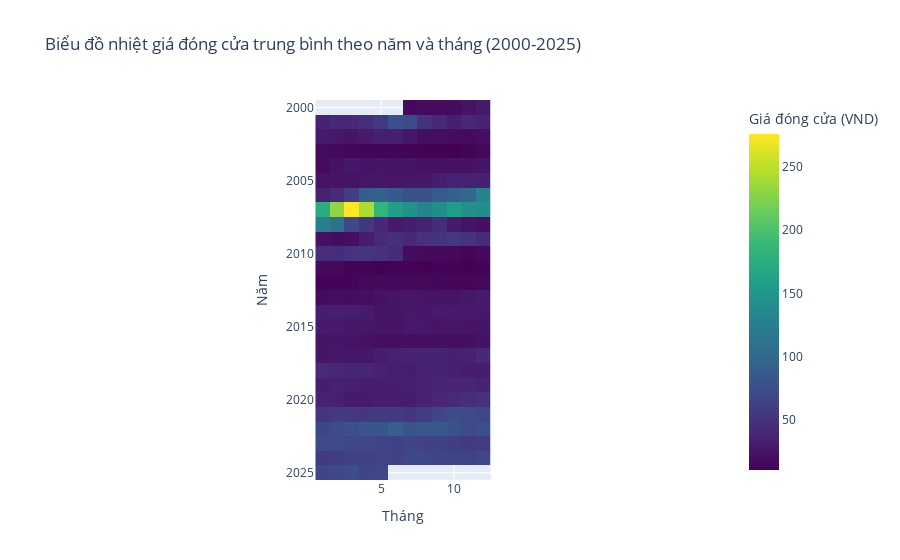

Notebook code cell kept with this figure:
### Markdown cell above
### 10. Biểu đồ nhiệt giá đóng cửa trung bình theo năm và tháng (2000-2025)

### Code cell
import plotly.express as px
# Tạo cột năm và tháng
data['Năm'] = data['Ngày'].dt.year
data['Tháng'] = data['Ngày'].dt.month

# Tính giá đóng cửa trung bình theo năm và tháng
heatmap_data = data.pivot_table(values='Giá đóng cửa', index='Năm', columns='Tháng', aggfunc='mean')

# Vẽ biểu đồ nhiệt
fig = px.imshow(heatmap_data, 
                labels=dict(x='Tháng', y='Năm', color='Giá đóng cửa (VND)'),
                title='Biểu đồ nhiệt giá đóng cửa trung bình theo năm và tháng (2000-2025)',
                color_continuous_scale='Viridis')

fig.update_layout(
    xaxis_title='Tháng',
    yaxis_title='Năm'
)
fig.show()

### Figure 1 — Plotly figure (JSON) as saved in the notebook; plotly's stock layout.template omitted (floating-point values rounded to 4 significant figures; data arrays with more than 128 entries replaced by an {"elided": "..."} marker saying what was removed)
{"data": [{"coloraxis": "coloraxis", "hovertemplate": "Tháng: %{x}<br>Năm: %{y}<br>Giá đóng cửa (VND): %{z}<extra></extra>", "name": "0", "type": "heatmap", "x": [1, 2, 3, 4, 5, 6, 7, 8, 9, 10, 11, 12], "xaxis": "x", "y": [2000, 2001, 2002, 2003, 2004, 2005, 2006, 2007, 2008, 2009, 2010, 2011, 2012, 2013, 2014, 2015, 2016, 2017, 2018, 2019, 2020, 2021, 2022, 2023, 2024, 2025], "yaxis": "y", "z": {"elided": "26x12 float values"}}], "layout": {"coloraxis": {"colorbar": {"title": {"text": "Giá đóng cửa (VND)"}}, "colorscale": [[0, "#440154"], [0.1111, "#482878"], [0.2222, "#3e4989"], [0.3333, "#31688e"], [0.4444, "#26828e"], [0.5556, "#1f9e89"], [0.6667, "#35b779"], [0.7778, "#6ece58"], [0.8889, "#b5de2b"], [1, "#fde725"]]}, "title": {"text": "Biểu đồ nhiệt giá đóng cửa trung bình theo năm và tháng (2000-2025)"}, "xaxis": {"anchor": "y", "constrain": "domain", "domain": [0, 1], "scaleanchor": "y", "title": {"text": "Tháng"}}, "yaxis": {"anchor": "x", "autorange": "reversed", "constrain": "domain", "domain": [0, 1], "title": {"text": "Năm"}}}}
